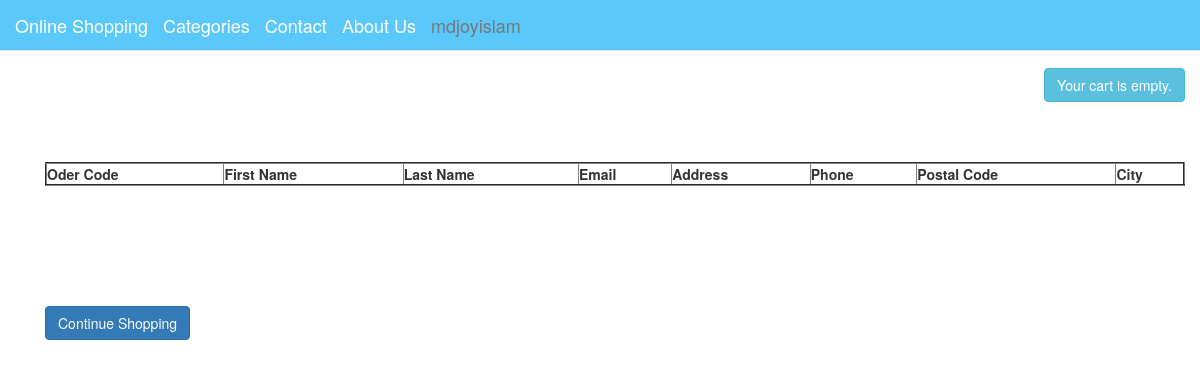
The app's page /orders/order-view/ (signed in), older data.
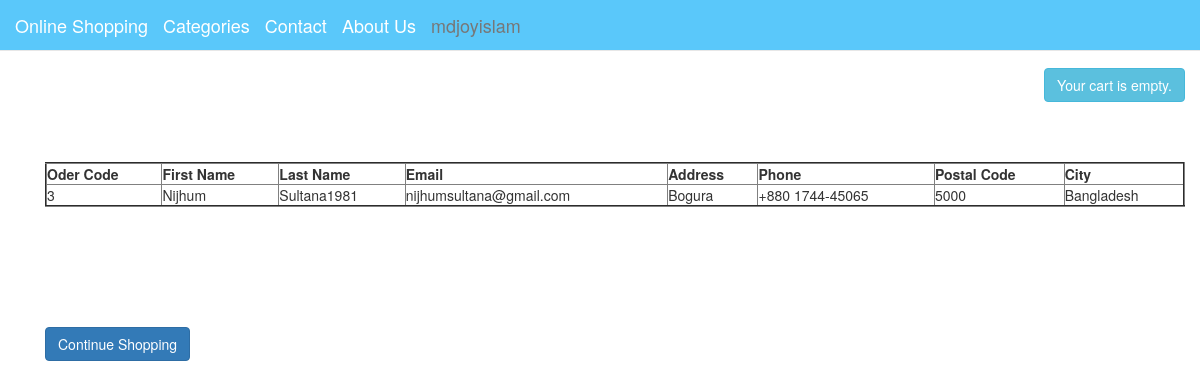
The same page, newer data.
### orders/models.py (models this page shows, shortened)
class Order(models.Model):
    username = models.ForeignKey(settings.AUTH_USER_MODEL, on_delete=models.CASCADE, null=True, blank=True)
    first_name = models.CharField(max_length=60)
    last_name = models.CharField(max_length=60)
    email = models.EmailField()
    address = models.CharField(max_length=150)
    phone = models.CharField(max_length=15)
    postal_code = models.CharField(max_length=30)
    city = models.CharField(max_length=100)
    created = models.DateTimeField(auto_now_add=True)
    updated = models.DateTimeField(auto_now=True)
    paid = models.BooleanField(default=False)
    class Meta:
        ordering = ('-created', )

### orders/views.py (the view)
# urls.py: path('order-view/', views.order_view, name='order_view')
def order_view(request):
    orders = Order.objects.all()
    return render(request,'orders/order/order_view.html',{'orders':orders})

### cart/cart.py (called while the page is built)
    def __len__(self):
        return sum(item['quantity'] for item in self.cart.values())

### cart/context_processors.py (called while the page is built)
def cart(request):
    return {'cart': Cart(request)}

### orders/templates/orders/order/order_view.html
{% extends 'shop/base.html' %}
{% load crispy_forms_tags %}
{% load static %}
{% block content %}
<br><br><br>
<div class="container">
					<table class="display" border='2' align="center"  style="width:100%">
						<thead>
							<tr>
                                <th>Oder Code</th>
                                <th>First Name</th>
                                <th>Last Name</th>
                                <th>Email</th>
                                <th>Address</th>
                                <th>Phone</th>
                                <th>Postal Code</th>
                                <th>City</th>
							</tr>
						</thead>
						<tbody>
                            {% for order in orders %}
                                  {% if order.username == user %}
                                            <tr>
                                                <td>{{order.id}}</td>
                                                <td>{{order.first_name}}</td>
                                                <td>{{order.last_name}}</td>
                                                <td>{{order.email}}</td>
                                                <td>{{order.address}}</td>
                                                <td>{{order.phone}}</td>
                                                <td>{{order.postal_code}}</td>
                                                <td>{{order.city}}</td>
                                            </tr>
                                  {% endif %}
                             {% endfor %}
						</tbody>
					</table>
    <br><br><br><br><br><br>
    <div>
        <a  class="btn btn-primary" type="button" href="{% url 'shop:product_list' %}">Continue Shopping</a>
    </div>
</div>
{% endblock %}

### shop/templates/shop/base.html (shortened to what this page needs)
<!DOCTYPE html>
{% load static %}
<html lang="en">
<head>
<link rel="stylesheet" href="https://maxcdn.bootstrapcdn.com/bootstrap/3.3.7/css/bootstrap.min.css">
</head>
<body>
        {% include 'shop/navbar.html' %}
        <div class="container">
        <div class="row" style="margin-top: 6%">
        <button class="btn btn-info pull-right">
        {% with totail_items=cart|length %}
            {% if cart|length > 0 %}
        My Shopping Order:
        <a href="{% url 'cart:cart_detail' %}" style="color: #ffffff">
        {{ totail_items }} item {{ totail_items|pluralize }}, Kshs. {{ cart.get_total_price }}
        </a>
        {% else %}
        Your cart is empty.
        {% endif %}
        {% endwith %}
        </button>
        </div>
        </div>
        <div class="container">
              {% block content %}
              {% endblock %}
        </div>
</body>
</html>

### shop/templates/shop/navbar.html (shortened to what this page needs)
{% load static %}
<nav class="navbar navbar-default navbar-fixed-top" role="navigation" style="margin-bottom: 0px; background-color: #5AC8FA;">
        <div class="container-fluid">
            <div class="navbar-header">
                <a class="navbar-brand" href="{% url 'shop:product_list' %}" style="color: #ffffff">Online Shopping</a>
            </div>
            <div class="navbar-brand dropdown">
                <a class="nav-link dropdown-toggle"  style="color: #ffffff" href="#" id="navbarDropdownMenuLink" data-toggle="dropdown" aria-haspopup="true" aria-expanded="false">Categories</a>
             </div>
            <div class="navbar-header">
                <a class="navbar-brand" href="#" style="color: #ffffff">Contact</a>
            </div>
            <div class="navbar-header">
                <a class="navbar-brand" href="#" style="color: #ffffff">About Us</a>
            </div>
             <div class="navbar-header dropdown">
                    {% if request.user.is_authenticated %}
                         <a class="navbar-brand dropdown-toggle"   href="#" id="navbarDropdownMenuLink1" data-toggle="dropdown" aria-haspopup="true" aria-expanded="false">{{ request.user.username }}</a>
                              {% else %}
                                  <a class="navbar-brand" href="{% url 'shop:login' %}" style="color: #ffffff">Sign in</a>
                                  <a class="navbar-brand" href="{% url 'shop:signup' %}" style="color: #ffffff">Sign up</a>
                          </ul>
                    {% endif %}
            </div>
        </div>
</nav>

Row changes from the older to the newer data that the page shows:
added Order: id "3", first_name "Nijhum", last_name "Sultana1981", email "nijhumsultana@gmail.com", address "Bogura", phone "+880 1744-45065", postal_code "5000", city "Bangladesh"
